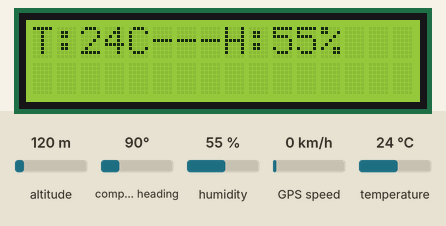
A sketch run on a simulated Arduino Uno, built with avr-gcc and run on an emulated ATmega328P. Parts: 16×2 character LCD. The inputs (shaded band) are chosen by the test bench; at power-on: humidity 55 %, temperature 24 °C, altitude 120 m, compass heading 90°, GPS speed 0 km/h. The GPS gets a fix after 3 s at 37.7749, -122.4194 with 8 satellites; what the sketch prints to the serial monitor is not drawn.

Above: at 1.2 s.
1.3 s: humidity set to 22 %
At 3.9 s:
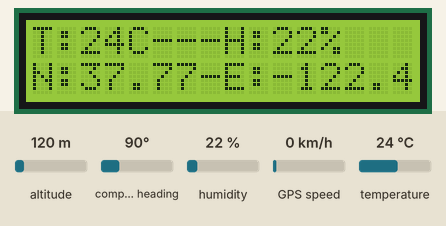
4.7 s: temperature set to 12 °C
At 7.3 s:
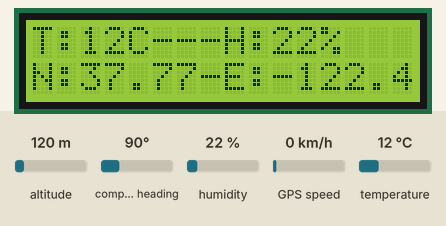
7.6 s: humidity set to 40 %
At 8.9 s:
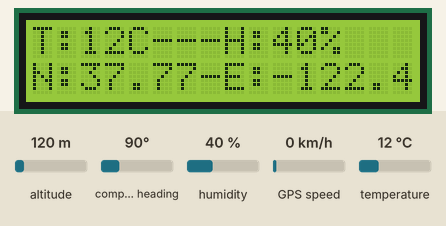
9.7 s: temperature set to 19 °C
At 11.0 s:
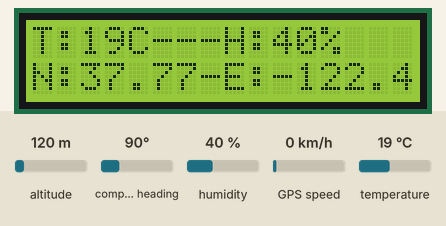
Timing chart, 0 to 12.7 s (numbered marks = the images above; inputs shaded):
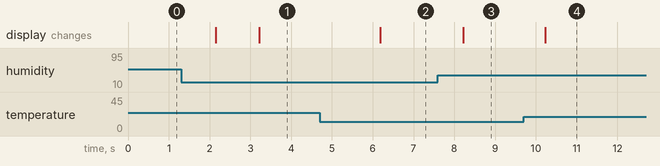

The sketch:

Module1_Code.ino
```cpp
#include <Wire.h>
#include <LiquidCrystal_I2C.h>
#include <DHT.h>
#include <TinyGPS++.h>
#include <SoftwareSerial.h>

LiquidCrystal_I2C mylcd(0x27,16,2);
DHT dht2(2, 11);
TinyGPSPlus gps;
SoftwareSerial gps_ss(10, 11);

void setup(){
  mylcd.init();
  mylcd.backlight();
   dht2.begin();
  gps_ss.begin(9600);
  Serial.begin(9600);
}

void loop(){
  mylcd.setCursor(1-1, 1-1);
  mylcd.print(String(String("T:") + String(String(dht2.readTemperature()).toInt()) + String("C---")) + String(String("H:") + String(String(dht2.readHumidity()).toInt()) + String("%")));

  while (gps_ss.available()) {
    if (gps.encode(gps_ss.read())) {
      if (gps.location.isValid()) {
        Serial.println(gps.location.lat());
        Serial.println(gps.location.lng());
        mylcd.setCursor(1-1, 2-1);
        mylcd.print(String("N:") + String(gps.location.lat()) + String(String("-E:") + String(gps.location.lng())));

      }

    }
  }

  "";

  "B";

  "C";

}
```

Measured:
- after the input at 1.3 s, the display: first changes after 0.85 s (image 1 shows a later state)
- after the input at 4.7 s, the display: changes after 1.5 s (image 2)
- after the input at 7.6 s, the display: changes after 0.61 s (image 3)
- after the input at 9.7 s, the display: changes after 0.53 s (image 4)
